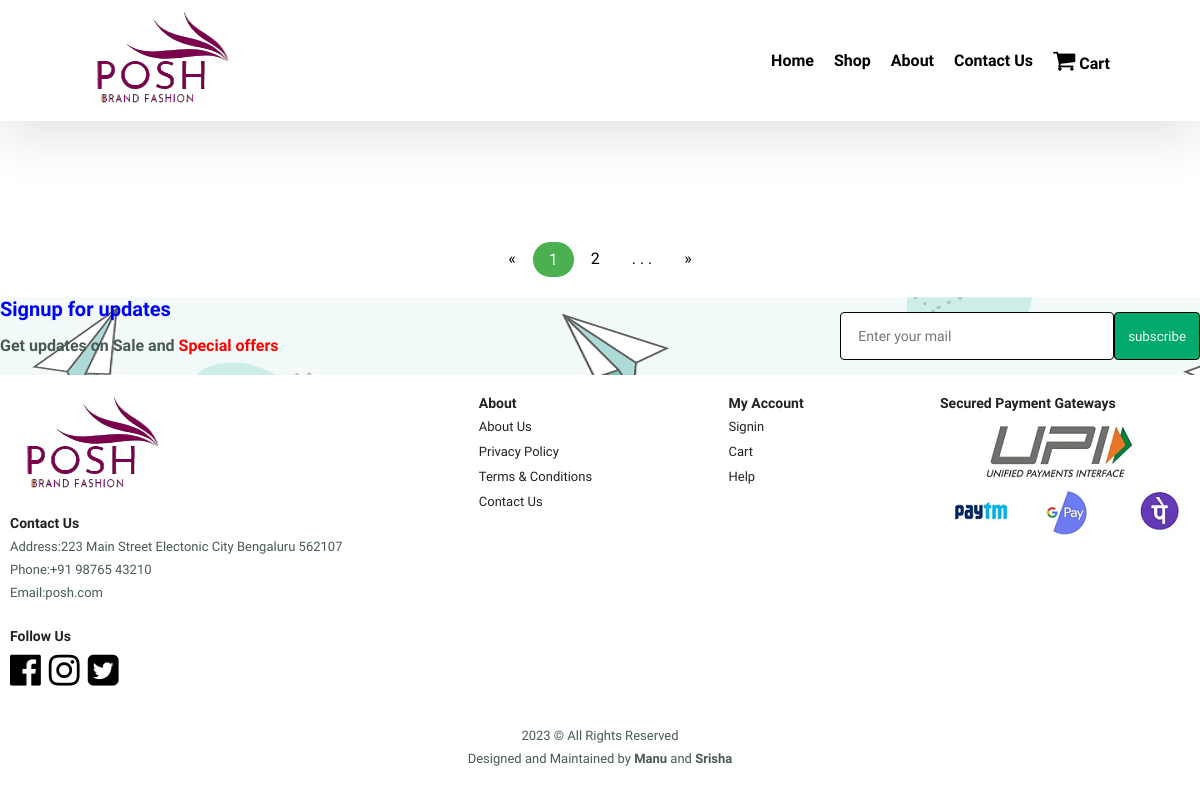
The page /women_app_1.php on the database as committed earlier.
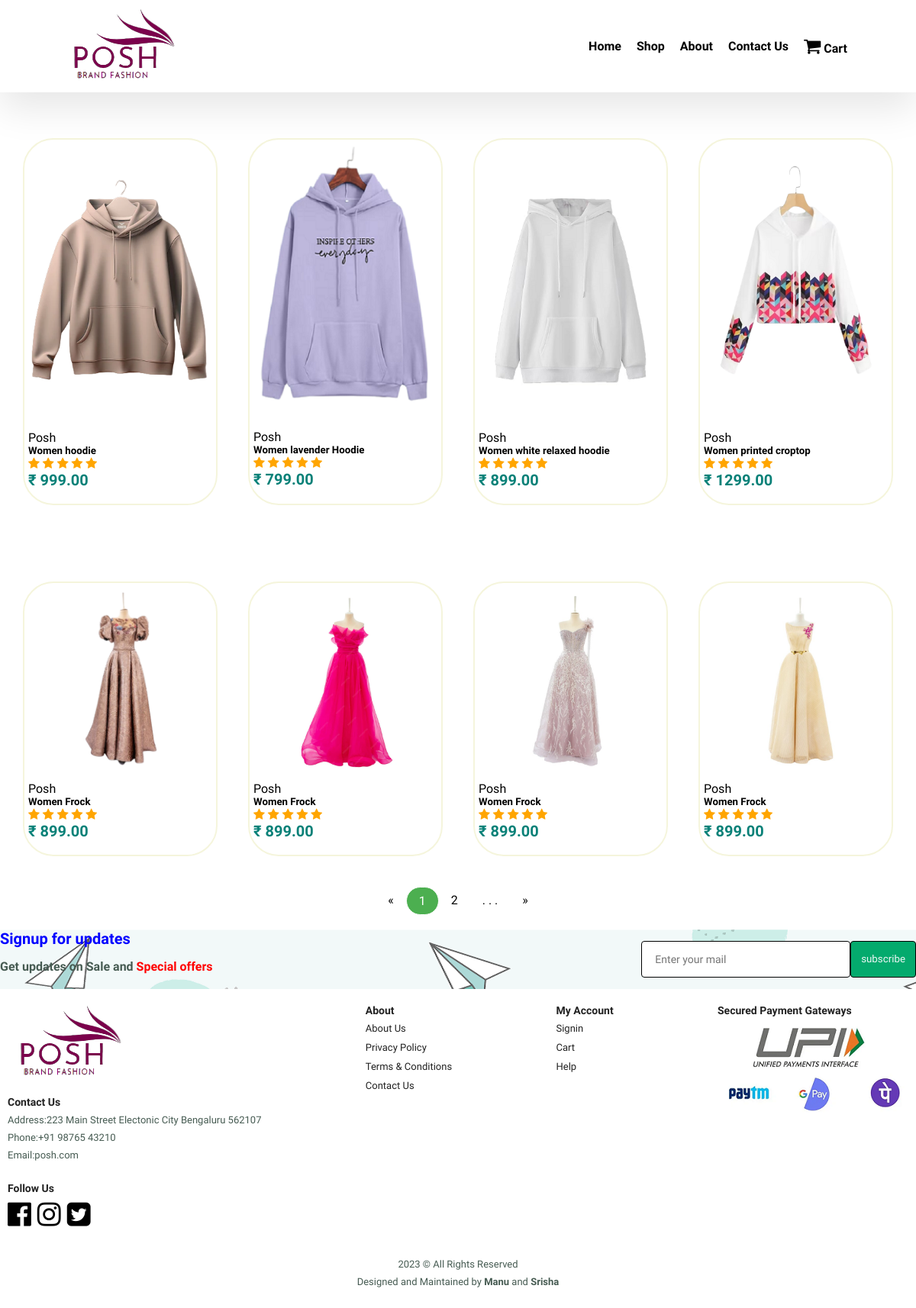
The same page on the database as committed later.
### tables this page shows
CREATE TABLE `products` (
  `product_id` int(11) NOT NULL,
  `Gender` varchar(10) NOT NULL,
  `product_name` varchar(100) NOT NULL,
  `product_category` varchar(100) NOT NULL,
  `product_description` varchar(255) NOT NULL,
  `product_image` varchar(255) NOT NULL,
  `product_price` decimal(6,2) NOT NULL,
  `product_special offer` int(2) NOT NULL,
  `product_color` varchar(100) NOT NULL
);

### Includes/women_up.php (called while the page is built, shortened)
<?php
include('connection.php');
$stmt1 = $conn->prepare("SELECT * FROM products WHERE Gender='Women' AND product_category='Apperal/Hoodie' LIMIT 4");
$stmt1->execute();
$women_up = $stmt1->get_result();
$stmt2 = $conn->prepare("SELECT * FROM products WHERE Gender='Women' AND product_category='Apparal/frocks' LIMIT 4");
$stmt2->execute();
$frocks = $stmt2->get_result();
?>

### women_app_1.php (the view, shortened to what this page needs)
<html>
<head>
    <link rel="stylesheet" href="https://cdnjs.cloudflare.com/ajax/libs/font-awesome/4.7.0/css/font-awesome.min.css">
    <link rel="stylesheet" href="styles.css">
</head>
<body>
 <section id="top">
        <img src="Assets/logo.png">
    <div>
        <ul id="headings">
            <li><a href="index.php">Home</a></li>
            <li><a href="shop_1.php">Shop</a></li>
            <li><a href="about.php">About</a></li>
            <li><a href="contact.html">Contact Us</a></li>
            <li><a href="cart.php"><i style="font-size:24px" class="fa">&#xf07a;</i> Cart </a></li>
        </ul>
    </div>
     </section>
                <section id="topproduct" class="section-p1">
                <div class="Collection">
                    <?php include('Includes/women_up.php'); ?>
                    <?php while($row = $women_up->fetch_assoc()) { ?>
                        <div class="product">
                           <a href="<?php echo "single_product.php?product_id=".$row['product_id']; ?>"> <img src="Assets/<?php echo $row['product_image']; ?>"></a>
                            <div class="description">
                            <span>Posh</span>
                                <h5><?php echo $row['product_name']; ?></h5>
                                <div class="rating">
                                        <span class="fa fa-star checked"></span>
                                        <span class="fa fa-star checked"></span>
                                        <span class="fa fa-star checked"></span>
                                        <span class="fa fa-star checked"></span>
                                        <span class="fa fa-star checked"></span>
                                </div>
                            <h4>&#8377; <?php echo $row['product_price']; ?></h4>
                            </div>
                </div>
                <?php } ?>
                </section>
                <section id="topproduct" class="section-p1">
                  <div class="Collection">
                      <?php include('Includes/women_up.php'); ?>
                      <?php while($row = $frocks->fetch_assoc()) { ?>
                          <div class="product">
                             <a href="<?php echo "single_product.php?product_id=".$row['product_id']; ?>"> <img src="Assets/<?php echo $row['product_image']; ?>"></a>
                              <div class="description">
                              <span>Posh</span>
                                  <h5><?php echo $row['product_name']; ?></h5>
                                  <div class="rating">
                                          <span class="fa fa-star checked"></span>
                                          <span class="fa fa-star checked"></span>
                                          <span class="fa fa-star checked"></span>
                                          <span class="fa fa-star checked"></span>
                                          <span class="fa fa-star checked"></span>
                                  </div>
                              <h4>&#8377; <?php echo $row['product_price']; ?></h4>
                              </div>
                  </div>
                  <?php } ?>
                  </section>
             <div class="pagination">
            <a href="women_app_1.php">&laquo;</a>
            <a class="active" href="women_app_1.php">1</a>
            <a class="" href="women_app_2.php">2</a>
            <a href="#"> . . .</a>
            <a href="women_app_2.php">&raquo;</a>
          </div>
          <br/>
</body>
</html>

Rows that differ between the two databases and show on the page:
now on this page (row edited): products: product_image (picture), product_name "Women hoodie", product_price "999.00"
now on this page (row edited): products: product_image (picture), product_name "Women lavender Hoodie", product_price "799.00"
now on this page (row edited): products: product_image (picture), product_name "Women white relaxed hoodie", product_price "899.00"
now on this page (row edited): products: product_image (picture), product_name "Women printed croptop", product_price "1299.00"
added products: product_image (picture), product_name "Women Frock", product_price "899.00"
added products: product_image (picture), product_name "Women Frock", product_price "899.00"
added products: product_image (picture), product_name "Women Frock", product_price "899.00"
added products: product_image (picture), product_name "Women Frock", product_price "899.00"
